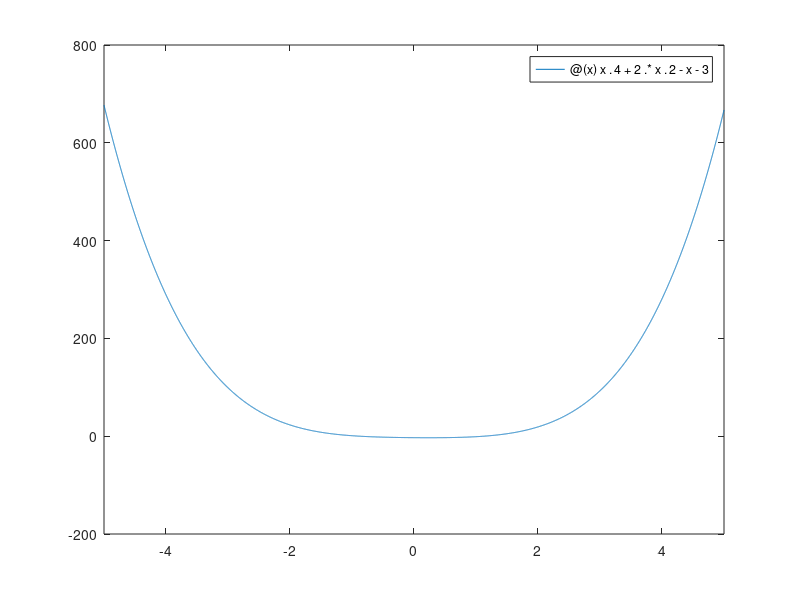

MATLAB code to generate this figure: (Note: this script raises an error after producing the figure.)
clc
clear

% Iseseisev töö nr. 4
fprintf("Ülesanne 1.\n")
%syms x
%diff(x^4 + 2*x^2 - x - 3)
f  = @(x) x.^4 + 2.*x.^2 - x - 3;
df = @(x) 4.*x.^3 + 4.*x - 1;
figure(1)
fplot(f)
%plot_darkmode
yline(0, "k-", "LineWidth", 1.)
xlim([-3, 3])
ylim([-8, 6])
grid on

x0  = [-1.0, 1.0];
eps = 1E-3;
max_iter = 100000;
fprintf("\nTäpsusaste iga meetodi jaoks: eps = %.1e.", eps)

% Newtoni meetod
fprintf("\nLahendus Newtoni meetodiga:")
[x, count] = newton_method(f, df, x0(1), eps, max_iter);
fprintf("x_(n+1) = %.4f\n", x)
fprintf("count = %d\n",  count)
hold on; plot(x, 0, "ro", "MarkerSize", 6, "MarkerFaceColor", "r")
[x, count] = newton_method(f, df, x0(2), eps, max_iter);
fprintf("x_(n+1) = %.4f\n", x)
fprintf("count = %d\n",  count)
hold on; plot(x, 0, "ro", "MarkerSize", 6, "MarkerFaceColor", "r")
hold off

% Modifitseeritud Newtoni meetod
fprintf("\nLahendus modifitseeritud Newtoni meetodiga:")
[x, count] = modified_newton(f, df, x0(1), eps, max_iter);
fprintf("x_(n+1) = %.4f\n", x)
fprintf("count = %d\n",  count)
[x, count] = modified_newton(f, df, x0(2), eps, max_iter);
fprintf("x_(n+1) = %.4f\n", x)
fprintf("count = %d\n",  count)

% Lõikajate meetod
fprintf("\nLahendus lõikajate meetodiga:")
x0 = -1.0;  x1 = -0.5;
[x, count] = secant_method(f, x0, x1, eps, max_iter);
fprintf("x_(n+1) = %.4f\n", x)
fprintf("count = %d\n",  count)
x0 =  1.0;  x1 =  1.5;
[x, count] = secant_method(f, x0, x1, eps, max_iter);
fprintf("x_(n+1) = %.4f\n", x)
fprintf("count = %d\n",  count)

fprintf("\nÜlesanne 2.\n")
a = 4.0;
b = 5.0;
c = 1.0;
f = @(x)  a./10.*x - b./40 - (-1).^c.*sin(x);
figure(2)
fplot(f);
yline(0, "k-", "LineWidth", 1.)
grid on

syms x
deriv = diff( a/10*x - b/40 - (-1)^c*sin(x));
fprintf("Funktsiooni f tuletis on %s.\n", deriv)
df = @(x) cos(x) + 2./5;

% Algväärtused
x0  = 0.1;
eps = 1E-6;
max_iter = 100000;
fprintf("\nTäpsusaste iga meetodi jaoks: eps = %.1e.", eps)

% Newtoni meetod
fprintf("\nLahendus Newtoni meetodiga:")
[x, count] = newton_method(f, df, x0, eps, max_iter);
fprintf("x_(n+1) = %.4f\n", x)
fprintf("count = %d\n",  count)

% Modifitseeritud Newtoni meetod
fprintf("\nLahendus modifitseeritud Newtoni meetodiga:")
[x, count] = modified_newton(f, df, x0, eps, max_iter);
fprintf("x_(n+1) = %.4f\n",  x)
fprintf("count = %d\n",  count)

hold on; plot(x, 0, "ro", "MarkerSize", 6, "MarkerFaceColor", "r")
hold off

%%%%%%%%%%%%%%%%%%%%%%%%%%%%%%%%%%%%%%%%%%%%%%%%%%%%%%%%%%%%%%%%%%
function [x, count] = newton_method(f, df, x0, eps, max_iter)
    % f - funktsioon, mille nullkohta otsime
    % df - funktsiooni tuletis
    % x0 - alglähend
    % eps - täpsus
    % max_iter - maksimaalne iteratsioonide arv
    x1 = x0;
    count = 0;
    while abs(f(x1)) > eps && count < max_iter
        x0 = x1; % Uuenda x0 väärtusega x1
        x1 = x0 - f(x0)/df(x0);
        count = count + 1;
    end
    x = x1;

    % Kontroll, kas maksimaalne iteratsioonide arv ületati
    if count >= max_iter
        warning('Maksimaalne iteratsioonide arv ületatud.');
    end
end


function [x, count] = modified_newton(f, df, x0, eps, max_iter)
    % f - funktsioon, mille nullkohta otsime
    % df - funktsiooni tuletis
    % x0 - alglähend
    % eps - täpsus
    % max_iter - maksimaalne iteratsioonide arv

    % Algväärtustamine
    x = x0;
    count = 0;
    df_x0 = df(x0); % Tuletise väärtus alglähendis

    % Iteratiivne protsess
    while (abs(f(x))) > eps && count < max_iter
        x0 = x;
        x  = x0 - f(x0) / df_x0;
        count = count + 1;
    end

    % Kui maksimaalne iteratsioonide arv on saavutatud
    if count == max_iter
        warning('Maksimaalne iteratsioonide arv saavutatud.');
    end
end


function [x, count] = secant_method(f, x0, x1, eps, max_iter)
    % f - funktsioon, mille nullkohta otsime
    % x0 - esimene alglähend
    % x1 - teine alglähend
    % eps - täpsus
    % max_iter - maksimaalne iteratsioonide arv

    count = 0;
    while (abs(f(x1))) > eps && count < max_iter
        x2 = x1 - f(x1)*(x1 - x0)/(f(x1) - f(x0));
        x0 = x1;
        x1 = x2;
        count = count + 1;
    end

    % Kontroll, kas maksimaalne iteratsioonide arv ületati
    if count >= max_iter
        warning('Maksimaalne iteratsioonide arv ületatud.');
    end
    x = x1;
end

